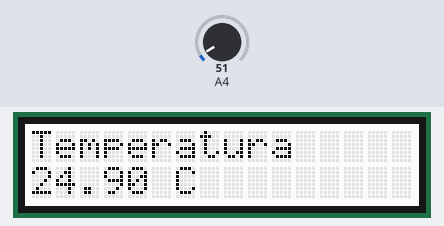
Simulated run of this sketch. Board: Arduino Uno, built with avr-gcc and run on an emulated ATmega328P. Parts: 16×2 character LCD. The inputs (shaded band) are chosen by the test bench; at power-on: A4 = 51.

Above: at 2.2 s.
2.3 s: A4 set to 61
At 4.5 s:
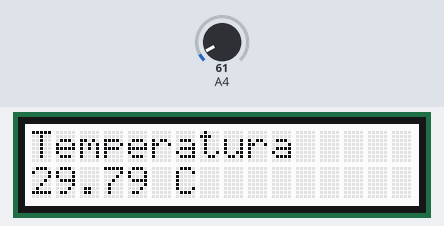
6.1 s: A4 set to 71
At 7.5 s:
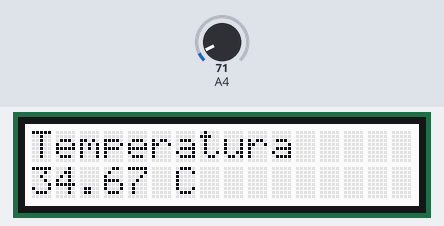
9.9 s: A4 set to 86
At 10.5 s:
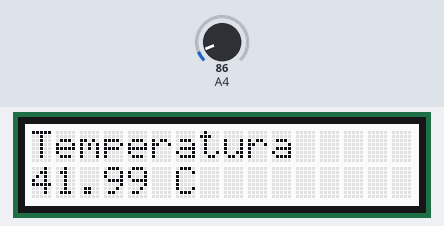
Timing chart, 0 to 12.9 s (numbered marks = the images above; inputs shaded):
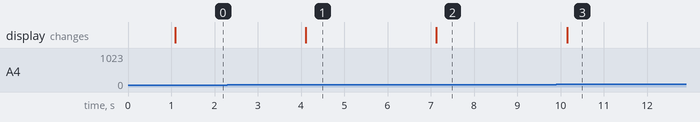

Measured:
- after the input at 2.3 s, the display: changes after 1.8 s (image 1)
- after the input at 6.1 s, the display: changes after 1.0 s (image 2)
- after the input at 9.9 s, the display: changes after 0.25 s (image 3)

The sketch:

Sensor_de_temperaturaLM35.ino
```cpp
#include "rgb_lcd.h"
rgb_lcd lcd;

float Temperatura;

void setup() {
  lcd.begin(16, 2);
  lcd.print("ARDUINO"); // Print a message to the LCD.
  delay(1000);
  lcd.clear();
}

void loop() {
  lcd.setCursor(0, 0);  //cursor en la posición 0 de la lcd
  lcd.print("Temperatura");

  Temperatura= (500.0*analogRead(4)/1024.0);//Formula para el calculo de la temperatura con LM35
  lcd.setCursor(0, 1); //Poscionamiento de cursor para registro de datos
  lcd.print(Temperatura); //Registro en LCD de la temperatura
  lcd.setCursor(5, 1); //Poscionamiento nueva de cursor
  lcd.print(" C");

  delay (3000);
}
```
